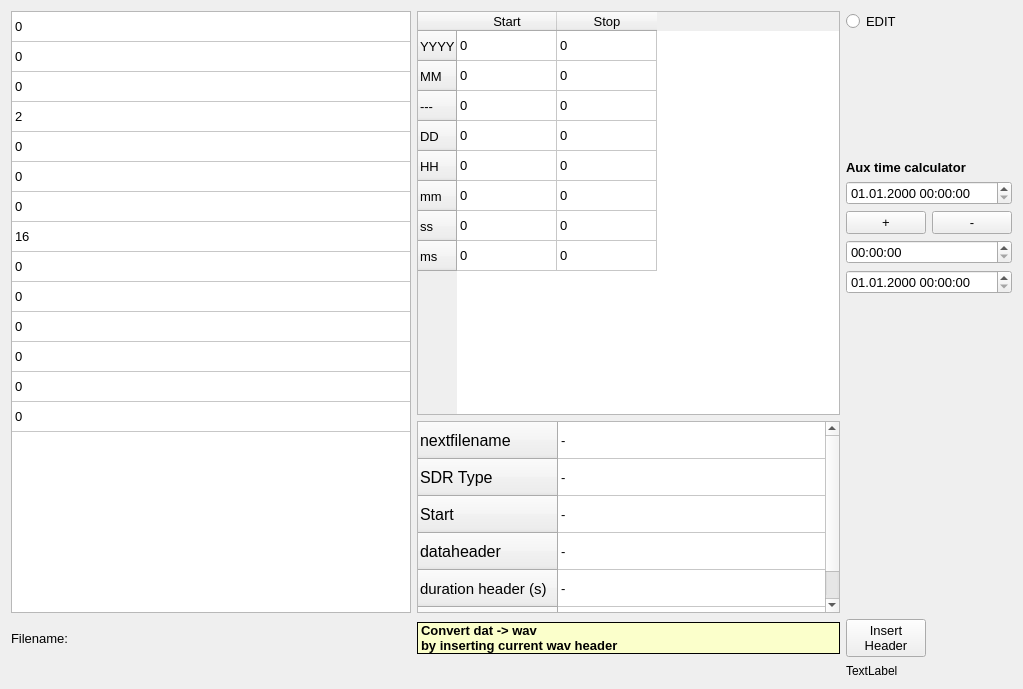
<?xml version="1.0" encoding="UTF-8"?>
<ui version="4.0">
 <class>wavheader_editor_widget</class>
 <widget class="QWidget" name="wavheader_editor_widget">
  <property name="geometry">
   <rect>
    <x>0</x>
    <y>0</y>
    <width>1023</width>
    <height>689</height>
   </rect>
  </property>
  <property name="windowTitle">
   <string>Form</string>
  </property>
  <layout class="QGridLayout" name="gridLayout_2">
   <item row="0" column="0">
    <layout class="QGridLayout" name="gridLayout">
     <item row="9" column="1">
      <widget class="QLabel" name="label_8">
       <property name="enabled">
        <bool>true</bool>
       </property>
       <property name="sizePolicy">
        <sizepolicy hsizetype="Preferred" vsizetype="Maximum">
         <horstretch>0</horstretch>
         <verstretch>0</verstretch>
        </sizepolicy>
       </property>
       <property name="palette">
        <palette>
         <active>
          <colorrole role="WindowText">
           <brush brushstyle="SolidPattern">
            <color alpha="255">
             <red>0</red>
             <green>0</green>
             <blue>0</blue>
            </color>
           </brush>
          </colorrole>
          <colorrole role="Button">
           <brush brushstyle="SolidPattern">
            <color alpha="255">
             <red>255</red>
             <green>254</green>
             <blue>210</blue>
            </color>
           </brush>
          </colorrole>
          <colorrole role="Light">
           <brush brushstyle="SolidPattern">
            <color alpha="255">
             <red>255</red>
             <green>254</green>
             <blue>210</blue>
            </color>
           </brush>
          </colorrole>
          <colorrole role="Midlight">
           <brush brushstyle="SolidPattern">
            <color alpha="255">
             <red>255</red>
             <green>254</green>
             <blue>210</blue>
            </color>
           </brush>
          </colorrole>
          <colorrole role="Base">
           <brush brushstyle="SolidPattern">
            <color alpha="255">
             <red>255</red>
             <green>254</green>
             <blue>210</blue>
            </color>
           </brush>
          </colorrole>
          <colorrole role="Window">
           <brush brushstyle="SolidPattern">
            <color alpha="255">
             <red>251</red>
             <green>255</green>
             <blue>203</blue>
            </color>
           </brush>
          </colorrole>
          <colorrole role="NoRole">
           <brush brushstyle="SolidPattern">
            <color alpha="255">
             <red>255</red>
             <green>254</green>
             <blue>210</blue>
            </color>
           </brush>
          </colorrole>
          <colorrole role="ToolTipBase">
           <brush brushstyle="SolidPattern">
            <color alpha="255">
             <red>255</red>
             <green>255</green>
             <blue>220</blue>
            </color>
           </brush>
          </colorrole>
         </active>
         <inactive>
          <colorrole role="WindowText">
           <brush brushstyle="SolidPattern">
            <color alpha="255">
             <red>0</red>
             <green>0</green>
             <blue>0</blue>
            </color>
           </brush>
          </colorrole>
          <colorrole role="Button">
           <brush brushstyle="SolidPattern">
            <color alpha="255">
             <red>255</red>
             <green>254</green>
             <blue>210</blue>
            </color>
           </brush>
          </colorrole>
          <colorrole role="Light">
           <brush brushstyle="SolidPattern">
            <color alpha="255">
             <red>255</red>
             <green>254</green>
             <blue>210</blue>
            </color>
           </brush>
          </colorrole>
          <colorrole role="Midlight">
           <brush brushstyle="SolidPattern">
            <color alpha="255">
             <red>255</red>
             <green>254</green>
             <blue>210</blue>
            </color>
           </brush>
          </colorrole>
          <colorrole role="Base">
           <brush brushstyle="SolidPattern">
            <color alpha="255">
             <red>255</red>
             <green>254</green>
             <blue>210</blue>
            </color>
           </brush>
          </colorrole>
          <colorrole role="Window">
           <brush brushstyle="SolidPattern">
            <color alpha="255">
             <red>251</red>
             <green>255</green>
             <blue>203</blue>
            </color>
           </brush>
          </colorrole>
          <colorrole role="NoRole">
           <brush brushstyle="SolidPattern">
            <color alpha="255">
             <red>255</red>
             <green>254</green>
             <blue>210</blue>
            </color>
           </brush>
          </colorrole>
          <colorrole role="ToolTipBase">
           <brush brushstyle="SolidPattern">
            <color alpha="255">
             <red>255</red>
             <green>255</green>
             <blue>220</blue>
            </color>
           </brush>
          </colorrole>
         </inactive>
         <disabled>
          <colorrole role="WindowText">
           <brush brushstyle="SolidPattern">
            <color alpha="255">
             <red>234</red>
             <green>234</green>
             <blue>234</blue>
            </color>
           </brush>
          </colorrole>
          <colorrole role="Button">
           <brush brushstyle="SolidPattern">
            <color alpha="255">
             <red>234</red>
             <green>234</green>
             <blue>234</blue>
            </color>
           </brush>
          </colorrole>
          <colorrole role="Light">
           <brush brushstyle="SolidPattern">
            <color alpha="255">
             <red>234</red>
             <green>234</green>
             <blue>234</blue>
            </color>
           </brush>
          </colorrole>
          <colorrole role="Midlight">
           <brush brushstyle="SolidPattern">
            <color alpha="255">
             <red>234</red>
             <green>234</green>
             <blue>234</blue>
            </color>
           </brush>
          </colorrole>
          <colorrole role="Base">
           <brush brushstyle="SolidPattern">
            <color alpha="255">
             <red>234</red>
             <green>234</green>
             <blue>234</blue>
            </color>
           </brush>
          </colorrole>
          <colorrole role="Window">
           <brush brushstyle="SolidPattern">
            <color alpha="255">
             <red>234</red>
             <green>234</green>
             <blue>234</blue>
            </color>
           </brush>
          </colorrole>
          <colorrole role="NoRole">
           <brush brushstyle="SolidPattern">
            <color alpha="255">
             <red>234</red>
             <green>234</green>
             <blue>234</blue>
            </color>
           </brush>
          </colorrole>
          <colorrole role="ToolTipBase">
           <brush brushstyle="SolidPattern">
            <color alpha="255">
             <red>234</red>
             <green>234</green>
             <blue>234</blue>
            </color>
           </brush>
          </colorrole>
         </disabled>
        </palette>
       </property>
       <property name="font">
        <font>
         <pointsize>10</pointsize>
         <weight>75</weight>
         <bold>true</bold>
        </font>
       </property>
       <property name="autoFillBackground">
        <bool>true</bool>
       </property>
       <property name="styleSheet">
        <string notr="true"/>
       </property>
       <property name="frameShape">
        <enum>QFrame::Panel</enum>
       </property>
       <property name="text">
        <string>Convert dat -&gt; wav 
by inserting current wav header</string>
       </property>
      </widget>
     </item>
     <item row="4" column="3">
      <widget class="QPushButton" name="pushButton_subtract">
       <property name="sizePolicy">
        <sizepolicy hsizetype="Maximum" vsizetype="Maximum">
         <horstretch>0</horstretch>
         <verstretch>0</verstretch>
        </sizepolicy>
       </property>
       <property name="font">
        <font>
         <pointsize>10</pointsize>
        </font>
       </property>
       <property name="text">
        <string>-</string>
       </property>
      </widget>
     </item>
     <item row="3" column="2" colspan="2">
      <widget class="QDateTimeEdit" name="wavheader_dateTimeEdit_starttime">
       <property name="sizePolicy">
        <sizepolicy hsizetype="Minimum" vsizetype="Maximum">
         <horstretch>0</horstretch>
         <verstretch>0</verstretch>
        </sizepolicy>
       </property>
       <property name="font">
        <font>
         <pointsize>10</pointsize>
        </font>
       </property>
       <property name="displayFormat">
        <string>dd.MM.yyyy HH:mm:ss</string>
       </property>
      </widget>
     </item>
     <item row="5" column="2" colspan="2">
      <widget class="QTimeEdit" name="wavheader_timeEdit_subtr">
       <property name="sizePolicy">
        <sizepolicy hsizetype="Minimum" vsizetype="Maximum">
         <horstretch>0</horstretch>
         <verstretch>0</verstretch>
        </sizepolicy>
       </property>
       <property name="font">
        <font>
         <pointsize>10</pointsize>
        </font>
       </property>
       <property name="displayFormat">
        <string>HH:mm:ss</string>
       </property>
      </widget>
     </item>
     <item row="6" column="2" colspan="2">
      <widget class="QDateTimeEdit" name="wavheader_dateTimeEdit_result">
       <property name="sizePolicy">
        <sizepolicy hsizetype="Minimum" vsizetype="Maximum">
         <horstretch>0</horstretch>
         <verstretch>0</verstretch>
        </sizepolicy>
       </property>
       <property name="font">
        <font>
         <pointsize>10</pointsize>
        </font>
       </property>
       <property name="displayFormat">
        <string>dd.MM.yyyy HH:mm:ss</string>
       </property>
      </widget>
     </item>
     <item row="8" column="1">
      <widget class="QTableWidget" name="tableWidget_3">
       <property name="sizePolicy">
        <sizepolicy hsizetype="Maximum" vsizetype="Minimum">
         <horstretch>0</horstretch>
         <verstretch>0</verstretch>
        </sizepolicy>
       </property>
       <property name="minimumSize">
        <size>
         <width>400</width>
         <height>192</height>
        </size>
       </property>
       <property name="maximumSize">
        <size>
         <width>700</width>
         <height>16777215</height>
        </size>
       </property>
       <property name="font">
        <font>
         <pointsize>10</pointsize>
        </font>
       </property>
       <property name="toolTip">
        <string>make this table editable by clicking 'edit'</string>
       </property>
       <property name="autoFillBackground">
        <bool>true</bool>
       </property>
       <property name="alternatingRowColors">
        <bool>false</bool>
       </property>
       <attribute name="horizontalHeaderVisible">
        <bool>false</bool>
       </attribute>
       <attribute name="horizontalHeaderDefaultSectionSize">
        <number>600</number>
       </attribute>
       <attribute name="horizontalHeaderMinimumSectionSize">
        <number>50</number>
       </attribute>
       <attribute name="verticalHeaderCascadingSectionResizes">
        <bool>false</bool>
       </attribute>
       <attribute name="verticalHeaderDefaultSectionSize">
        <number>37</number>
       </attribute>
       <attribute name="verticalHeaderShowSortIndicator" stdset="0">
        <bool>false</bool>
       </attribute>
       <attribute name="verticalHeaderStretchLastSection">
        <bool>false</bool>
       </attribute>
       <row>
        <property name="text">
         <string>nextfilename</string>
        </property>
        <property name="font">
         <font>
          <pointsize>12</pointsize>
         </font>
        </property>
       </row>
       <row>
        <property name="text">
         <string>SDR Type</string>
        </property>
        <property name="font">
         <font>
          <pointsize>12</pointsize>
         </font>
        </property>
       </row>
       <row>
        <property name="text">
         <string>Start</string>
        </property>
        <property name="font">
         <font>
          <pointsize>12</pointsize>
         </font>
        </property>
        <property name="background">
         <color>
          <red>240</red>
          <green>240</green>
          <blue>240</blue>
         </color>
        </property>
       </row>
       <row>
        <property name="text">
         <string>dataheader</string>
        </property>
        <property name="font">
         <font>
          <pointsize>12</pointsize>
         </font>
        </property>
       </row>
       <row>
        <property name="text">
         <string>duration header (s)</string>
        </property>
        <property name="font">
         <font>
          <pointsize>11</pointsize>
         </font>
        </property>
       </row>
       <row>
        <property name="text">
         <string>duration bytes (s)</string>
        </property>
        <property name="font">
         <font>
          <pointsize>11</pointsize>
         </font>
        </property>
       </row>
       <column>
        <property name="text">
         <string>value</string>
        </property>
        <property name="font">
         <font>
          <pointsize>12</pointsize>
         </font>
        </property>
        <property name="background">
         <color>
          <red>240</red>
          <green>0</green>
          <blue>0</blue>
         </color>
        </property>
       </column>
       <item row="0" column="0">
        <property name="text">
         <string>-</string>
        </property>
        <property name="foreground">
         <brush brushstyle="NoBrush">
          <color alpha="240">
           <red>240</red>
           <green>240</green>
           <blue>240</blue>
          </color>
         </brush>
        </property>
       </item>
       <item row="1" column="0">
        <property name="text">
         <string>-</string>
        </property>
       </item>
       <item row="2" column="0">
        <property name="text">
         <string>-</string>
        </property>
        <property name="background">
         <brush brushstyle="NoBrush">
          <color alpha="240">
           <red>240</red>
           <green>240</green>
           <blue>240</blue>
          </color>
         </brush>
        </property>
       </item>
       <item row="3" column="0">
        <property name="text">
         <string>-</string>
        </property>
       </item>
       <item row="4" column="0">
        <property name="text">
         <string>-</string>
        </property>
       </item>
       <item row="5" column="0">
        <property name="text">
         <string>-</string>
        </property>
       </item>
      </widget>
     </item>
     <item row="0" column="0" rowspan="9">
      <widget class="QTableWidget" name="tableWidget_basisfields">
       <property name="sizePolicy">
        <sizepolicy hsizetype="Maximum" vsizetype="Minimum">
         <horstretch>0</horstretch>
         <verstretch>0</verstretch>
        </sizepolicy>
       </property>
       <property name="minimumSize">
        <size>
         <width>200</width>
         <height>0</height>
        </size>
       </property>
       <property name="maximumSize">
        <size>
         <width>400</width>
         <height>16777215</height>
        </size>
       </property>
       <property name="font">
        <font>
         <pointsize>10</pointsize>
        </font>
       </property>
       <property name="toolTip">
        <string>make this table editable by clicking 'edit'</string>
       </property>
       <attribute name="horizontalHeaderVisible">
        <bool>false</bool>
       </attribute>
       <attribute name="horizontalHeaderDefaultSectionSize">
        <number>400</number>
       </attribute>
       <attribute name="verticalHeaderVisible">
        <bool>false</bool>
       </attribute>
       <row>
        <property name="text">
         <string>Filesize</string>
        </property>
       </row>
       <row>
        <property name="text">
         <string>sdr_nChunksize</string>
        </property>
       </row>
       <row>
        <property name="text">
         <string>wFormatTag</string>
        </property>
       </row>
       <row>
        <property name="text">
         <string>nChannels</string>
        </property>
       </row>
       <row>
        <property name="text">
         <string>Sample rate</string>
        </property>
       </row>
       <row>
        <property name="text">
         <string>bytes per second</string>
        </property>
       </row>
       <row>
        <property name="text">
         <string>nBlockalign</string>
        </property>
       </row>
       <row>
        <property name="text">
         <string>bits per sample</string>
        </property>
       </row>
       <row>
        <property name="text">
         <string>centerfreq</string>
        </property>
       </row>
       <row>
        <property name="text">
         <string>dataChunksize</string>
        </property>
       </row>
       <row>
        <property name="text">
         <string>ADFrequency</string>
        </property>
       </row>
       <row>
        <property name="text">
         <string>IFFrequency</string>
        </property>
       </row>
       <row>
        <property name="text">
         <string>Bandwidth</string>
        </property>
       </row>
       <row>
        <property name="text">
         <string>IQOffset</string>
        </property>
       </row>
       <column>
        <property name="text">
         <string>value</string>
        </property>
       </column>
       <item row="0" column="0">
        <property name="text">
         <string>0</string>
        </property>
       </item>
       <item row="1" column="0">
        <property name="text">
         <string>0</string>
        </property>
       </item>
       <item row="2" column="0">
        <property name="text">
         <string>0</string>
        </property>
       </item>
       <item row="3" column="0">
        <property name="text">
         <string>2</string>
        </property>
       </item>
       <item row="4" column="0">
        <property name="text">
         <string>0</string>
        </property>
       </item>
       <item row="5" column="0">
        <property name="text">
         <string>0</string>
        </property>
       </item>
       <item row="6" column="0">
        <property name="text">
         <string>0</string>
        </property>
       </item>
       <item row="7" column="0">
        <property name="text">
         <string>16</string>
        </property>
       </item>
       <item row="8" column="0">
        <property name="text">
         <string>0</string>
        </property>
       </item>
       <item row="9" column="0">
        <property name="text">
         <string>0</string>
        </property>
       </item>
       <item row="10" column="0">
        <property name="text">
         <string>0</string>
        </property>
       </item>
       <item row="11" column="0">
        <property name="text">
         <string>0</string>
        </property>
       </item>
       <item row="12" column="0">
        <property name="text">
         <string>0</string>
        </property>
       </item>
       <item row="13" column="0">
        <property name="text">
         <string>0</string>
        </property>
       </item>
      </widget>
     </item>
     <item row="9" column="2">
      <widget class="QPushButton" name="pushButton_InsertHeader">
       <property name="sizePolicy">
        <sizepolicy hsizetype="Maximum" vsizetype="Minimum">
         <horstretch>0</horstretch>
         <verstretch>0</verstretch>
        </sizepolicy>
       </property>
       <property name="font">
        <font>
         <pointsize>10</pointsize>
        </font>
       </property>
       <property name="toolTip">
        <string>insert header into dat file</string>
       </property>
       <property name="text">
        <string>Insert 
Header</string>
       </property>
      </widget>
     </item>
     <item row="10" column="2">
      <widget class="QLabel" name="label">
       <property name="text">
        <string>TextLabel</string>
       </property>
      </widget>
     </item>
     <item row="4" column="2">
      <widget class="QPushButton" name="pushButton_add">
       <property name="sizePolicy">
        <sizepolicy hsizetype="Maximum" vsizetype="Maximum">
         <horstretch>0</horstretch>
         <verstretch>0</verstretch>
        </sizepolicy>
       </property>
       <property name="font">
        <font>
         <pointsize>10</pointsize>
        </font>
       </property>
       <property name="text">
        <string>+</string>
       </property>
      </widget>
     </item>
     <item row="0" column="1" rowspan="8">
      <widget class="QTableWidget" name="tableWidget_starttime">
       <property name="sizePolicy">
        <sizepolicy hsizetype="Maximum" vsizetype="Minimum">
         <horstretch>0</horstretch>
         <verstretch>0</verstretch>
        </sizepolicy>
       </property>
       <property name="minimumSize">
        <size>
         <width>300</width>
         <height>380</height>
        </size>
       </property>
       <property name="maximumSize">
        <size>
         <width>700</width>
         <height>16777215</height>
        </size>
       </property>
       <property name="font">
        <font>
         <pointsize>10</pointsize>
        </font>
       </property>
       <property name="toolTip">
        <string>make this table editable by clicking 'edit'</string>
       </property>
       <attribute name="horizontalHeaderDefaultSectionSize">
        <number>100</number>
       </attribute>
       <row>
        <property name="text">
         <string>YYYY</string>
        </property>
       </row>
       <row>
        <property name="text">
         <string>MM</string>
        </property>
       </row>
       <row>
        <property name="text">
         <string>---</string>
        </property>
       </row>
       <row>
        <property name="text">
         <string>DD</string>
        </property>
       </row>
       <row>
        <property name="text">
         <string>HH</string>
        </property>
       </row>
       <row>
        <property name="text">
         <string>mm</string>
        </property>
       </row>
       <row>
        <property name="text">
         <string>ss</string>
        </property>
       </row>
       <row>
        <property name="text">
         <string>ms</string>
        </property>
       </row>
       <column>
        <property name="text">
         <string>Start</string>
        </property>
       </column>
       <column>
        <property name="text">
         <string>Stop</string>
        </property>
       </column>
       <item row="0" column="0">
        <property name="text">
         <string>0</string>
        </property>
       </item>
       <item row="0" column="1">
        <property name="text">
         <string>0</string>
        </property>
       </item>
       <item row="1" column="0">
        <property name="text">
         <string>0</string>
        </property>
       </item>
       <item row="1" column="1">
        <property name="text">
         <string>0</string>
        </property>
       </item>
       <item row="2" column="0">
        <property name="text">
         <string>0</string>
        </property>
       </item>
       <item row="2" column="1">
        <property name="text">
         <string>0</string>
        </property>
       </item>
       <item row="3" column="0">
        <property name="text">
         <string>0</string>
        </property>
       </item>
       <item row="3" column="1">
        <property name="text">
         <string>0</string>
        </property>
       </item>
       <item row="4" column="0">
        <property name="text">
         <string>0</string>
        </property>
       </item>
       <item row="4" column="1">
        <property name="text">
         <string>0</string>
        </property>
       </item>
       <item row="5" column="0">
        <property name="text">
         <string>0</string>
        </property>
       </item>
       <item row="5" column="1">
        <property name="text">
         <string>0</string>
        </property>
       </item>
       <item row="6" column="0">
        <property name="text">
         <string>0</string>
        </property>
       </item>
       <item row="6" column="1">
        <property name="text">
         <string>0</string>
        </property>
       </item>
       <item row="7" column="0">
        <property name="text">
         <string>0</string>
        </property>
       </item>
       <item row="7" column="1">
        <property name="text">
         <string>0</string>
        </property>
       </item>
      </widget>
     </item>
     <item row="10" column="0" colspan="2">
      <widget class="QLabel" name="label_Filename_WAVHeader">
       <property name="sizePolicy">
        <sizepolicy hsizetype="Minimum" vsizetype="Maximum">
         <horstretch>0</horstretch>
         <verstretch>0</verstretch>
        </sizepolicy>
       </property>
       <property name="font">
        <font>
         <pointsize>10</pointsize>
        </font>
       </property>
       <property name="text">
        <string/>
       </property>
      </widget>
     </item>
     <item row="9" column="0">
      <widget class="QLabel" name="label_13">
       <property name="font">
        <font>
         <pointsize>10</pointsize>
        </font>
       </property>
       <property name="text">
        <string>Filename:</string>
       </property>
      </widget>
     </item>
     <item row="0" column="2">
      <widget class="QRadioButton" name="radioButton_WAVEDIT">
       <property name="sizePolicy">
        <sizepolicy hsizetype="Minimum" vsizetype="Maximum">
         <horstretch>0</horstretch>
         <verstretch>0</verstretch>
        </sizepolicy>
       </property>
       <property name="font">
        <font>
         <pointsize>10</pointsize>
        </font>
       </property>
       <property name="toolTip">
        <string>make this table editable by clicking 'edit'</string>
       </property>
       <property name="autoFillBackground">
        <bool>true</bool>
       </property>
       <property name="text">
        <string>EDIT</string>
       </property>
      </widget>
     </item>
     <item row="1" column="2" colspan="2">
      <widget class="QLabel" name="label_9">
       <property name="text">
        <string/>
       </property>
      </widget>
     </item>
     <item row="2" column="2" colspan="2">
      <widget class="QLabel" name="label_39">
       <property name="sizePolicy">
        <sizepolicy hsizetype="Minimum" vsizetype="Maximum">
         <horstretch>0</horstretch>
         <verstretch>0</verstretch>
        </sizepolicy>
       </property>
       <property name="font">
        <font>
         <pointsize>10</pointsize>
         <weight>75</weight>
         <bold>true</bold>
        </font>
       </property>
       <property name="text">
        <string>Aux time calculator</string>
       </property>
      </widget>
     </item>
    </layout>
   </item>
  </layout>
 </widget>
 <resources/>
 <connections/>
</ui>
